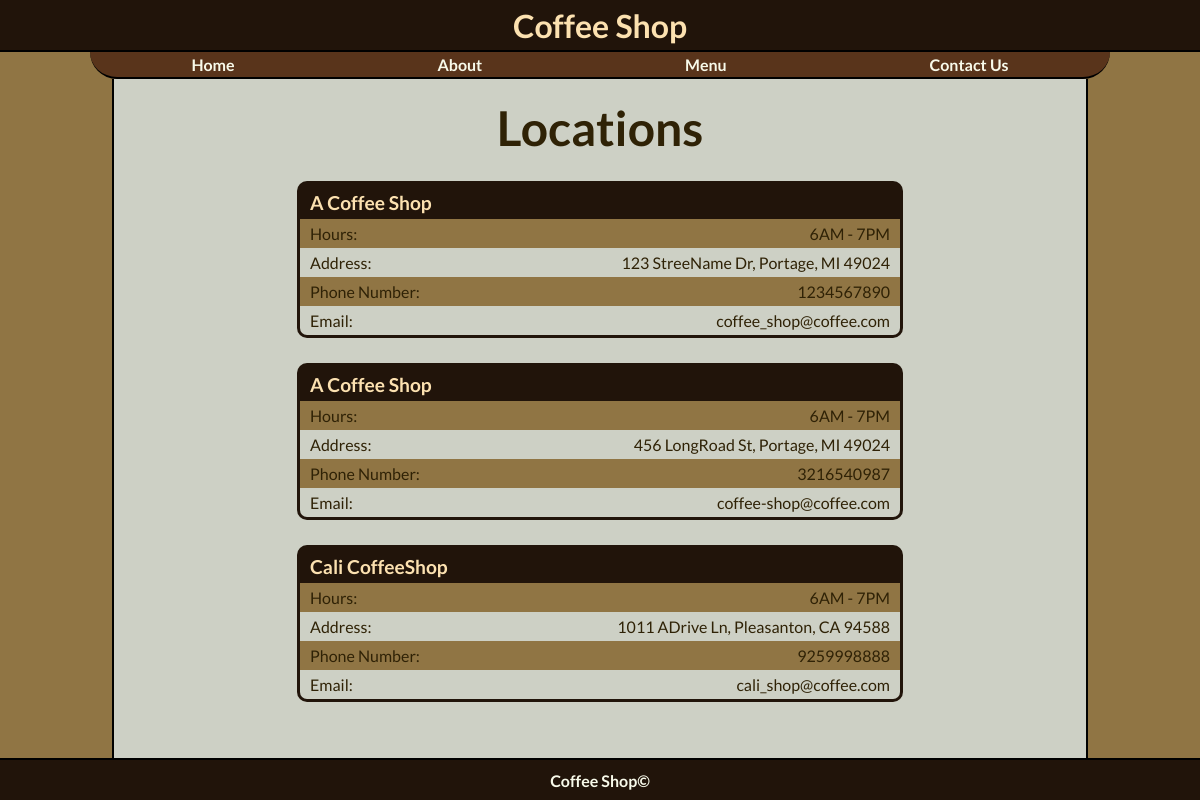
The page /contact.php on the database its author committed.
### tables this page shows
CREATE TABLE `store` (
  `store_id` int(11) NOT NULL AUTO_INCREMENT,
  `name` varchar(100) DEFAULT NULL,
  `addr_id` int(11) NOT NULL,
  `phone` varchar(10) NOT NULL,
  `email` varchar(50) NOT NULL,
  `hours` varchar(100) NOT NULL,
  PRIMARY KEY (`store_id`),
  KEY `addr_id` (`addr_id`),
  CONSTRAINT `store_ibfk_1` FOREIGN KEY (`addr_id`) REFERENCES `address` (`addr_id`) ON DELETE CASCADE
);

CREATE TABLE `address` (
  `addr_id` int(11) NOT NULL AUTO_INCREMENT,
  `street` varchar(100) NOT NULL,
  `city` varchar(50) NOT NULL,
  `state` varchar(2) NOT NULL,
  `zip` int(11) NOT NULL,
  PRIMARY KEY (`addr_id`)
);

### database/databaseSelect.inc.php (called while the page is built, shortened)
<?php
    $sqlSelectStore = "SELECT DISTINCT *
                       FROM address, store
                       WHERE address.addr_id = store.addr_id;";
?>

### contact.php (the view, shortened to what this page needs)
<?php
  include "templates/head.php";
  include "database/databaseLogin.inc.php";
  include "database/databaseSelect.inc.php";
  $pdo = ConnectViaPDO($host, $DBuser, $DBpassword, $database, $DBport);
  $storeList = $pdo->query($sqlSelectStore);
?>
<body>
  <?php
    include "templates/header.php";
    include "templates/nav.php";
  ?>
  <main>
    <div class="placeholder"></div>
    <div id="content">
      <h2>Locations</h2>
      <?php
        while ($storeRow = $storeList->fetch()) {
          echo "<div class='location'>";
            if ($storeRow['name'] === '') {
              echo "<h3 class='location-header'>A Coffee Shop</h3>";
            } else {
              echo "<h3 class='location-header'>" . $storeRow['name'] . "</h3>";
            }
            echo "<div>";
              echo "<p>Hours: </p>";
              echo "<p>" . $storeRow['hours'] . "</p>";
            echo "</div>";
            echo "<div>";
              echo "<p>Address: </p>";
              echo "<p>" . $storeRow['street'] . ", " . $storeRow['city'] . ", " . $storeRow['state'] . " " . $storeRow['zip'] . "</p>";
            echo "</div>";
            echo "<div>";
              echo "<p>Phone Number: </p>";
              echo "<p>" . $storeRow['phone'] . "</p>";
            echo "</div>";
            echo "<div>";
              echo "<p>Email: </p>";
              echo "<p>" . $storeRow['email'] . "</p>";
            echo "</div>";
          echo "</div>";
        }
      ?>
    </div>
    <div class="placeholder"></div>
  </main>
  <?php
    include "templates/footer.php";
  ?>
</body>
</html>

### static/css/base.css (style rules this page uses)
html, body, hgroup, header, footer, nav, article, section, aside, figure, figcaption, h1, h2, h3, h4, h5, h6, ol, ul, li, div, span, p, img, a { margin: 0; padding: 0; font-size: 100%; font-family: 'Lato', 'Open Sans', sans-serif; vertical-align: baseline; border: 0; }
h2 { font-size: 150%; }
h3 { font-size: 120%; }
body { display: flex; flex-direction: column; justify-content: center; align-items: center; min-height: 100vh; }
main { flex-grow: 1; width: 100%; }
body { color: #2F2206; }
body { background-color: #907544; }
main { display: flex; justify-content: space-between; }
main .placeholder { display: none; width: 0; }
@media (min-width: 896px) { main .placeholder { display: block; width: 10%; min-width: 100px; } }
main #content { width: 100%; padding-top: 20px; padding-right: 3%; padding-bottom: 20px; padding-left: 3%; }
@media (min-width: 767px) { main #content { width: 80%; } }
main p { padding-top: 15px; padding-bottom: 15px; }
.location { width: 100%; max-width: 600px; padding-top: 10px; padding-right: 3px; padding-bottom: 3px; padding-left: 3px; margin-top: 25px; margin-right: auto; margin-bottom: 25px; margin-left: auto; }
.location .location-header { padding-right: 10px; padding-bottom: 5px; padding-left: 10px; }
.location div { display: flex; justify-content: space-between; padding-top: 5px; padding-right: 10px; padding-bottom: 5px; padding-left: 10px; }
.location p { padding: 0; }
main h2 { font-size: 300%; text-align: center; }
@media (min-width: 896px) { main p { text-align: justify; } }
.location .location-header { color: #FCE1B0; }
.location div p:nth-child(odd) { text-align: left; }
.location div p:nth-child(even) { text-align: right; }
main #content { background-color: #cdd0c5; border-right: 2px solid #000; border-left: 2px solid #000; }
.location { background-color: #21140a; border-radius: 10px; }
.location div { display: flex; justify-content: space-between; }
.location div:nth-child(2n+2) { background-color: #907544; }
.location div:nth-child(2n+3) { background-color: #cdd0c5; }
.location div:last-child { border-bottom-right-radius: 7px; border-bottom-left-radius: 7px; }

### rows shown on the page
store: name "A Coffee Shop", hours "6AM - 7PM", addr.street "123 StreeName Dr", addr.city "Portage", addr.state "MI", addr.zip "49024", phone "1234567890", email "coffee_shop@coffee.com"
store: name "A Coffee Shop", hours "6AM - 7PM", addr.street "456 LongRoad St", addr.city "Portage", addr.state "MI", addr.zip "49024", phone "3216540987", email "coffee-shop@coffee.com"
store: name "Cali CoffeeShop", hours "6AM - 7PM", addr.street "1011 ADrive Ln", addr.city "Pleasanton", addr.state "CA", addr.zip "94588", phone "9259998888", email "cali_shop@coffee.com"
